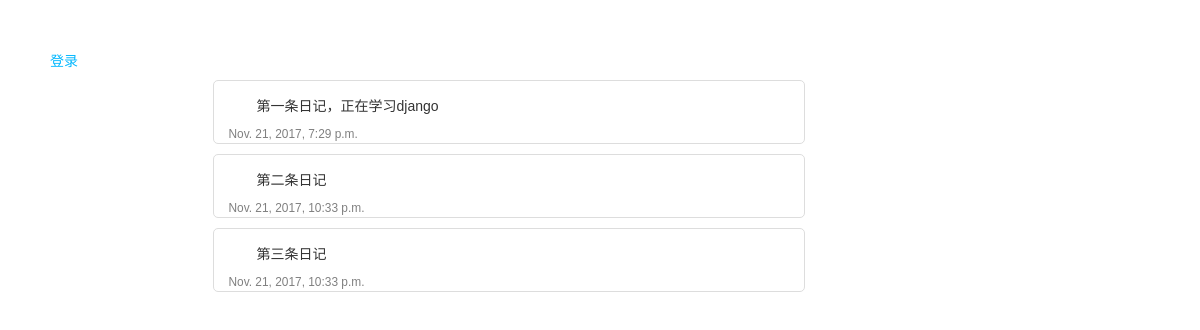
/diary/, run on an earlier commit of the app's database.
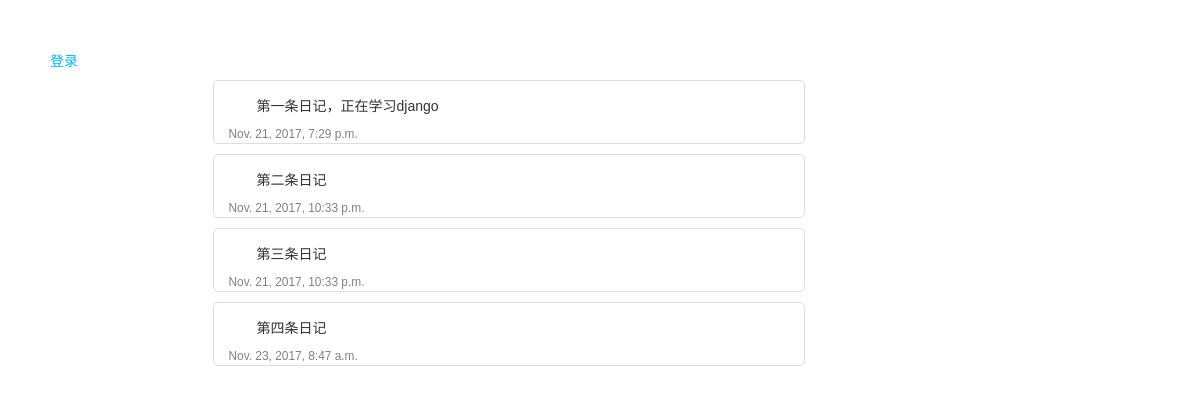
And on a later commit of the database.
### diary/models.py (models this page shows)
class Diary(models.Model):
    content = models.CharField(max_length=1000)
    pub_date = models.DateTimeField('date_published')
    mood = models.CharField(max_length=10)

### diary/views.py (the view)
def index(request):
	all_diaries = Diary.objects.all()
	if request.session.get('username'):
		username = request.session["username"]
	else:
		username = ''
	return render_to_response('diaries/index.html',{'username':username,'all_diaries':all_diaries})

### diary/templates/diaries/index.html (shortened to what this page needs)
<!DOCTYPE html>
<html lang="en">
<head>
    {% load static %}
    <link rel="stylesheet" href="{% static 'css/bootstrap.css' %}">
    <link rel="stylesheet" href="{% static 'css/style.css' %}">
</head>
<body>
    {% if username %}
        <h4>welcome {{username}}</h4>
        <a href="logout/">注销</a>
    {% else %}
        <a href="logina/">登录</a>
    {% endif %}
<div class="container">
    <div class="row">
        <div class="col-lg-1"></div>
        <div class="col-lg-7">
            {% if all_diaries %}
                <ul>
                    {% for diary in all_diaries %}
                        <div id="diary-info" class="list-group-item">
                            <p id="diary-content">{{ diary.content }}</p>
                            <small id="diary-time">{{ diary.pub_date }}</small>
                        </div>
                    {% endfor %}
                </ul>
            {% else %}
                <p>No diaries are available.</p>
            {% endif %}
        </div>
        <div class="col-lg-4"></div>
    </div>
</div>
</body>
</html>

What changed in the data, as far as the page shows it:
added Diary: content "第四条日记", pub_date "Nov. 23, 2017, 8:47 a.m."
